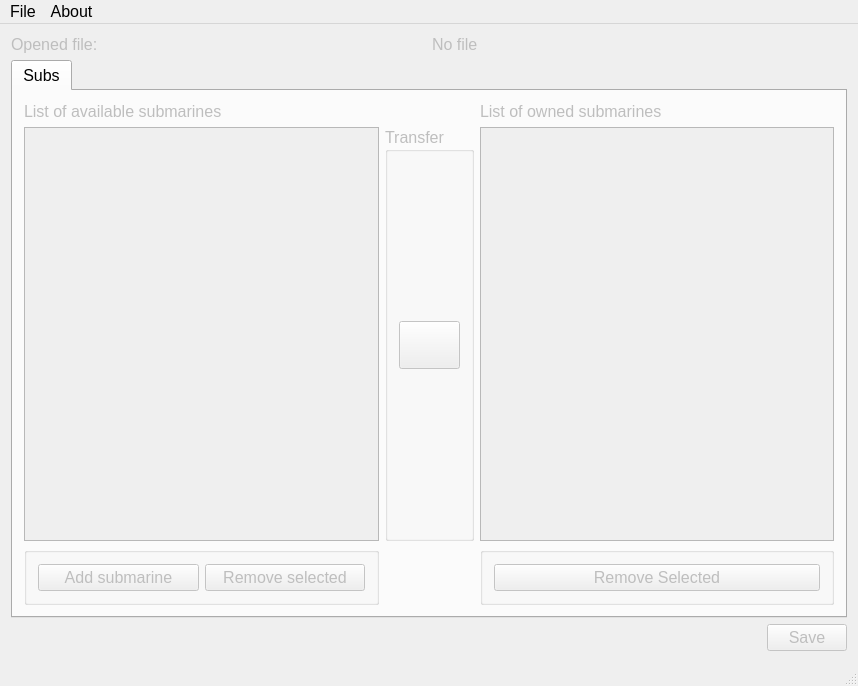
<?xml version="1.0" encoding="UTF-8"?>
<ui version="4.0">
 <class>MainWindow</class>
 <widget class="QMainWindow" name="MainWindow">
  <property name="geometry">
   <rect>
    <x>0</x>
    <y>0</y>
    <width>858</width>
    <height>686</height>
   </rect>
  </property>
  <property name="font">
   <font>
    <pointsize>12</pointsize>
   </font>
  </property>
  <property name="windowTitle">
   <string>Barotrauma Save Editor</string>
  </property>
  <widget class="QWidget" name="centralWidget">
   <property name="enabled">
    <bool>true</bool>
   </property>
   <layout class="QVBoxLayout" name="verticalLayout_2">
    <property name="spacing">
     <number>0</number>
    </property>
    <property name="leftMargin">
     <number>0</number>
    </property>
    <property name="topMargin">
     <number>0</number>
    </property>
    <property name="rightMargin">
     <number>0</number>
    </property>
    <property name="bottomMargin">
     <number>0</number>
    </property>
    <item>
     <widget class="GameSessionEditor" name="editorWidget" native="true">
      <property name="enabled">
       <bool>true</bool>
      </property>
      <property name="sizePolicy">
       <sizepolicy hsizetype="Expanding" vsizetype="Expanding">
        <horstretch>1</horstretch>
        <verstretch>1</verstretch>
       </sizepolicy>
      </property>
      <property name="maximumSize">
       <size>
        <width>25567</width>
        <height>16777215</height>
       </size>
      </property>
      <layout class="QVBoxLayout" name="verticalLayout">
       <item>
        <layout class="QHBoxLayout" name="horizontalLayout">
         <item>
          <widget class="QLabel" name="label">
           <property name="enabled">
            <bool>false</bool>
           </property>
           <property name="text">
            <string>Opened file:</string>
           </property>
          </widget>
         </item>
         <item>
          <widget class="QLabel" name="label_filename">
           <property name="enabled">
            <bool>false</bool>
           </property>
           <property name="text">
            <string>No file</string>
           </property>
          </widget>
         </item>
        </layout>
       </item>
       <item>
        <widget class="QTabWidget" name="gameSessionTabs">
         <property name="currentIndex">
          <number>0</number>
         </property>
         <widget class="QWidget" name="tab">
          <property name="enabled">
           <bool>false</bool>
          </property>
          <attribute name="title">
           <string>Subs</string>
          </attribute>
          <layout class="QGridLayout" name="gridLayout">
           <item row="2" column="0">
            <widget class="QGroupBox" name="groupBox_2">
             <property name="title">
              <string/>
             </property>
             <layout class="QHBoxLayout" name="horizontalLayout_2">
              <item>
               <widget class="QPushButton" name="addSubButton">
                <property name="text">
                 <string>Add submarine</string>
                </property>
               </widget>
              </item>
              <item>
               <widget class="QPushButton" name="removeAvailableSubsButton">
                <property name="text">
                 <string>Remove selected</string>
                </property>
               </widget>
              </item>
             </layout>
            </widget>
           </item>
           <item row="0" column="2">
            <widget class="QLabel" name="label_3">
             <property name="text">
              <string>List of owned submarines</string>
             </property>
            </widget>
           </item>
           <item row="0" column="0">
            <widget class="QLabel" name="label_2">
             <property name="enabled">
              <bool>false</bool>
             </property>
             <property name="text">
              <string>List of available submarines</string>
             </property>
            </widget>
           </item>
           <item row="1" column="2">
            <widget class="QListWidget" name="ownedSubsList"/>
           </item>
           <item row="2" column="2">
            <widget class="QGroupBox" name="groupBox_3">
             <property name="title">
              <string/>
             </property>
             <layout class="QVBoxLayout" name="verticalLayout_4">
              <item>
               <widget class="QPushButton" name="removeOwnedSubsButton">
                <property name="text">
                 <string>Remove Selected</string>
                </property>
               </widget>
              </item>
             </layout>
            </widget>
           </item>
           <item row="1" column="1">
            <widget class="QGroupBox" name="groupBox">
             <property name="font">
              <font>
               <italic>false</italic>
              </font>
             </property>
             <property name="title">
              <string>Transfer</string>
             </property>
             <layout class="QVBoxLayout" name="verticalLayout_3">
              <item>
               <spacer name="verticalSpacer">
                <property name="orientation">
                 <enum>Qt::Vertical</enum>
                </property>
                <property name="sizeHint" stdset="0">
                 <size>
                  <width>20</width>
                  <height>40</height>
                 </size>
                </property>
               </spacer>
              </item>
              <item>
               <widget class="QPushButton" name="transferSubsButton">
                <property name="enabled">
                 <bool>false</bool>
                </property>
                <property name="sizePolicy">
                 <sizepolicy hsizetype="Minimum" vsizetype="Minimum">
                  <horstretch>0</horstretch>
                  <verstretch>0</verstretch>
                 </sizepolicy>
                </property>
                <property name="minimumSize">
                 <size>
                  <width>48</width>
                  <height>48</height>
                 </size>
                </property>
                <property name="styleSheet">
                 <string notr="true">qproperty-icon: url(:/formIcons/icons/arrow-right.png)</string>
                </property>
                <property name="text">
                 <string/>
                </property>
                <property name="icon">
                 <iconset resource="icons.qrc">
                  <normaloff>:/formIcons/icons/arrow-right.png</normaloff>:/formIcons/icons/arrow-right.png</iconset>
                </property>
                <property name="iconSize">
                 <size>
                  <width>48</width>
                  <height>48</height>
                 </size>
                </property>
               </widget>
              </item>
              <item>
               <spacer name="verticalSpacer_2">
                <property name="orientation">
                 <enum>Qt::Vertical</enum>
                </property>
                <property name="sizeHint" stdset="0">
                 <size>
                  <width>20</width>
                  <height>40</height>
                 </size>
                </property>
               </spacer>
              </item>
             </layout>
            </widget>
           </item>
           <item row="1" column="0">
            <widget class="QListWidget" name="availableSubsList"/>
           </item>
          </layout>
         </widget>
        </widget>
       </item>
       <item>
        <layout class="QGridLayout" name="gridLayout_2">
         <item row="0" column="1">
          <widget class="QPushButton" name="saveButton">
           <property name="enabled">
            <bool>false</bool>
           </property>
           <property name="text">
            <string>Save</string>
           </property>
          </widget>
         </item>
         <item row="0" column="0">
          <spacer name="horizontalSpacer">
           <property name="orientation">
            <enum>Qt::Horizontal</enum>
           </property>
           <property name="sizeHint" stdset="0">
            <size>
             <width>40</width>
             <height>20</height>
            </size>
           </property>
          </spacer>
         </item>
        </layout>
       </item>
      </layout>
     </widget>
    </item>
   </layout>
  </widget>
  <widget class="QMenuBar" name="menuBar">
   <property name="geometry">
    <rect>
     <x>0</x>
     <y>0</y>
     <width>858</width>
     <height>21</height>
    </rect>
   </property>
   <widget class="QMenu" name="menuFile">
    <property name="title">
     <string>File</string>
    </property>
    <addaction name="actionOpen_saved_game"/>
   </widget>
   <widget class="QMenu" name="menuAbout">
    <property name="title">
     <string>About</string>
    </property>
   </widget>
   <addaction name="menuFile"/>
   <addaction name="menuAbout"/>
  </widget>
  <widget class="QStatusBar" name="statusBar"/>
  <action name="actionOpen_saved_game">
   <property name="text">
    <string>Open saved game</string>
   </property>
  </action>
 </widget>
 <layoutdefault spacing="6" margin="11"/>
 <customwidgets>
  <customwidget>
   <class>GameSessionEditor</class>
   <extends>QWidget</extends>
   <header location="global">gamesessioneditor.h</header>
   <container>1</container>
   <slots>
    <slot>openFile()</slot>
    <slot>saveFile()</slot>
    <slot>on_addSubButton_clicked()</slot>
   </slots>
  </customwidget>
 </customwidgets>
 <tabstops>
  <tabstop>gameSessionTabs</tabstop>
 </tabstops>
 <resources>
  <include location="icons.qrc"/>
 </resources>
 <connections>
  <connection>
   <sender>actionOpen_saved_game</sender>
   <signal>triggered()</signal>
   <receiver>editorWidget</receiver>
   <slot>openFile()</slot>
   <hints>
    <hint type="sourcelabel">
     <x>-1</x>
     <y>-1</y>
    </hint>
    <hint type="destinationlabel">
     <x>420</x>
     <y>348</y>
    </hint>
   </hints>
  </connection>
  <connection>
   <sender>saveButton</sender>
   <signal>clicked()</signal>
   <receiver>editorWidget</receiver>
   <slot>saveFile()</slot>
   <hints>
    <hint type="sourcelabel">
     <x>810</x>
     <y>642</y>
    </hint>
    <hint type="destinationlabel">
     <x>428</x>
     <y>343</y>
    </hint>
   </hints>
  </connection>
  <connection>
   <sender>addSubButton</sender>
   <signal>clicked()</signal>
   <receiver>editorWidget</receiver>
   <slot>on_addSubButton_clicked()</slot>
   <hints>
    <hint type="sourcelabel">
     <x>113</x>
     <y>585</y>
    </hint>
    <hint type="destinationlabel">
     <x>428</x>
     <y>343</y>
    </hint>
   </hints>
  </connection>
 </connections>
</ui>
